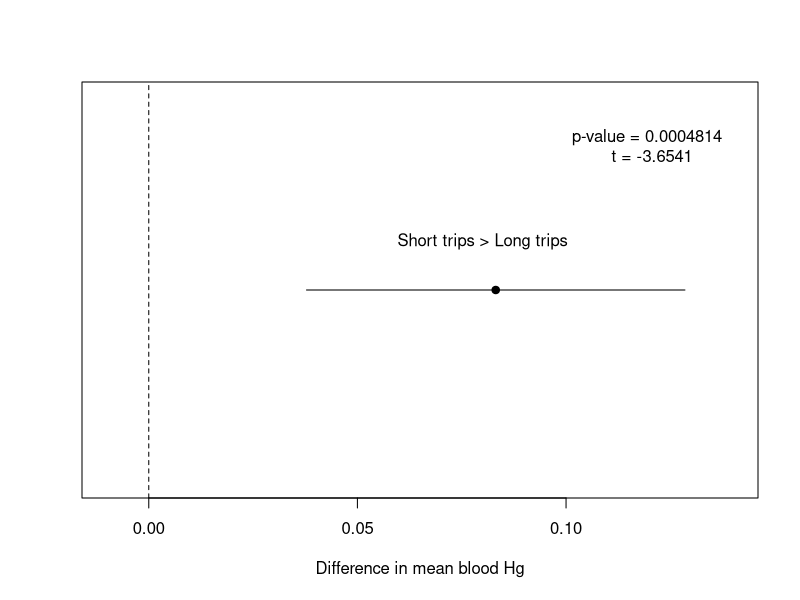
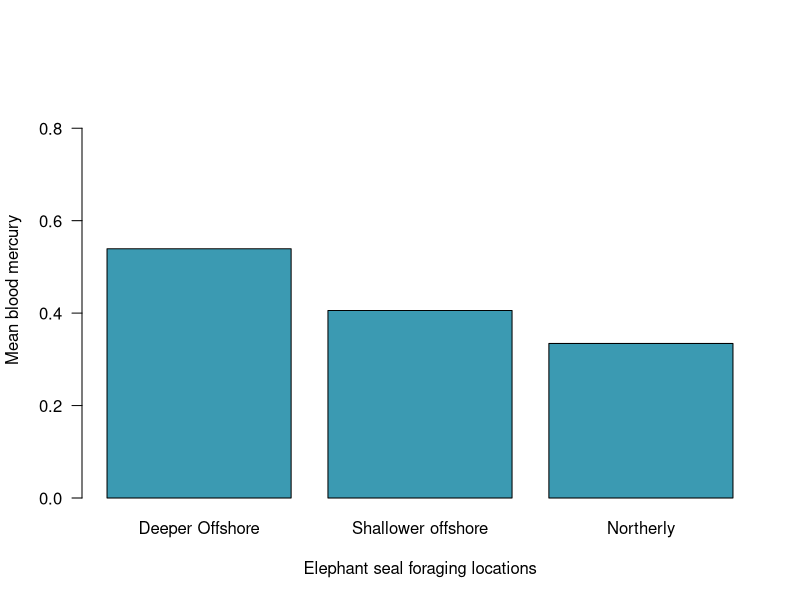
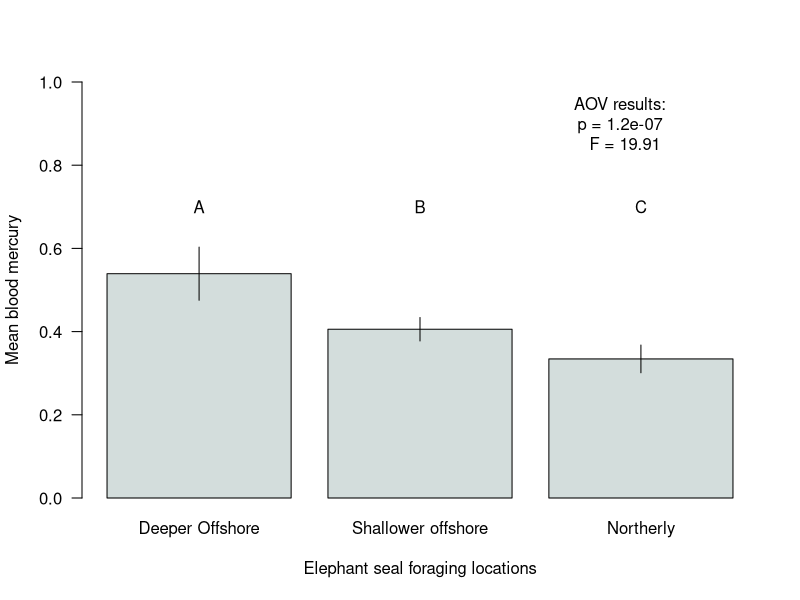
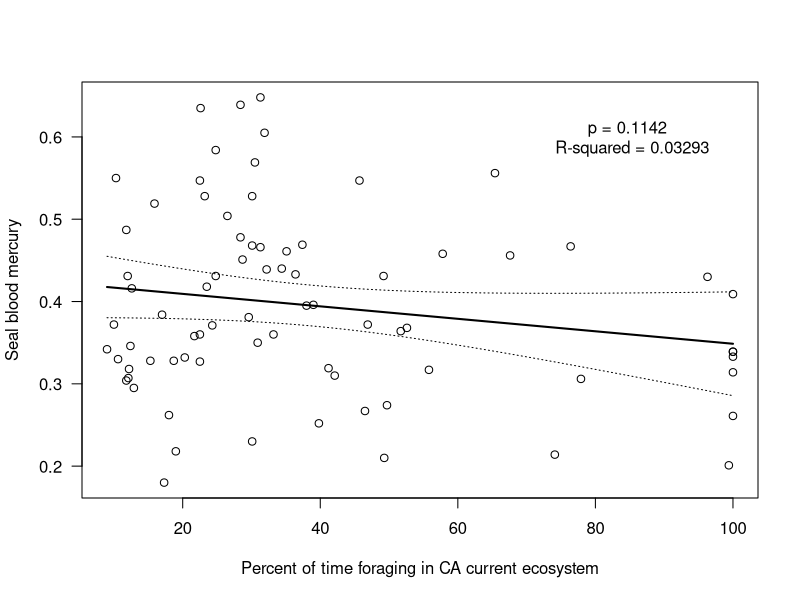
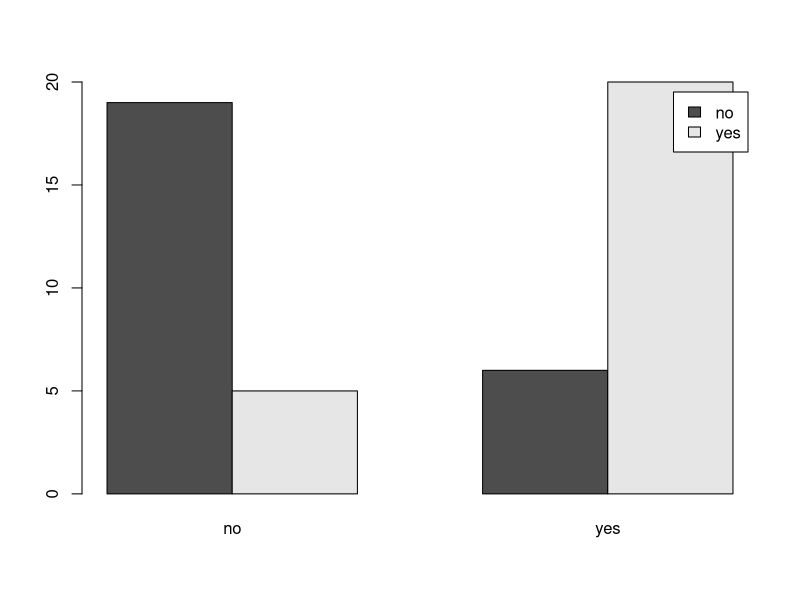
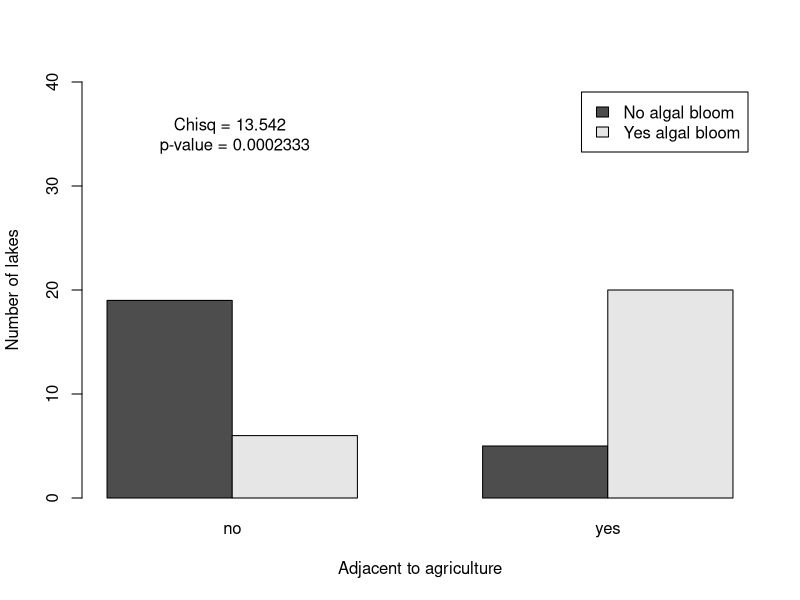

These figures' R source, in order:
################## R practice problems ###############
# Make a graph, analyze the data, and make a claim for each of the four scenerios below.

# Modified excerpt from Peterson et al. (2015)Links to an external site. abstract: Northern elephant seals (Mirounga angustirostris) biannually travel thousands of kilometres to forage within coastal and open-ocean regions of the northeast Pacific Ocean. We coupled satellite telemetry, diving behaviour and stable isotopes (carbon and nitrogen) for 77 adult females, that varied by foraging location and diving depth, to assess mercury concentrations in blood and muscle. Our results indicate that foraging behaviour influences mercury exposure and mesopelagic predators foraging in the northeast Pacific Ocean may be at high risk for mercury bioaccumulation.

# 1. Does the length of foraging trips (short vs. long; ~73 days vs. ~223 days respectively) influence blood mercury content? Data columns = Trip and BloodHg_ug_g_ww

# 2. There are three different foraging clusters: northerly, shallower offshore, and deeper offshore. Is there a difference in blood mercury content between any of the three clusters? Data columns = Cluster_name and BloodHg_ug_g_ww

# 3. What is the effect of time spent foraging in the California Current Ecosystem (data are percentages) on blood mercury content? Data columns = Percent_Time_In_California_Current_Ecoregion and BloodHg_ug_g_ww
  
# 4. And last, unrelated to elephant seals... does the probability of algal blooms occurring in lakes on the Front Range depend on whether they are adjacent to agricultural operations? The data are here Download data are here.

#################### solutions #################
  
  
# import all of the data
seals <- read.csv("data/Elephant_seals_data.csv")
algae <- read.csv("data/algal_blooms.csv")

##################### 1 - t test ####################
# Does the length of foraging trips (short vs. long; ~73 days vs. ~223 days respectively) influence blood
#  mercury content? Data columns = Trip and BloodHg_ug_g_ww
x <- seals$Trip
y <- seals$BloodHg_ug_g_ww

ttestres <- t.test(y~x)
ttestres

plot(c(0.4286957 - 0.3455484), 1, pch = 19, xlab = "Difference in mean blood Hg", ylab = NA, yaxt = "n", xlim = c(-.01, .14))
    # make a plot and show the difference in means (you could also calculate the diff in means outside )
abline(v = 0, lty = 2) # add a vertical line at zero to show the null hypothesis 
segments(0.12849230, 1, 0.03780223, 1) # add a line segment, give the starting coordinates and the ending coordinates 
text(.08, 1.1, "Short trips > Long trips") # add text to the plot showing that on this side of zero the Hg in short trips is greater than the Hg in long trips group 
text(.12, 1.3, "p-value = 0.0004814 \n t = -3.6541") # add p-value and t statistic to the graph 

###################### 2 - ANOVA ####################
# There are three different foraging clusters: northerly, shallower offshore, and deeper offshore. Is there a difference in blood mercury content between any of the three clusters? Data columns = Cluster_name and BloodHg_ug_g_ww
x <- seals$Cluster_name
y <- seals$BloodHg_ug_g_ww

aov_model_results <- aov(y ~ x)
summary(aov_model_results)

Tukey_res <- TukeyHSD(aov_model_results)
print(Tukey_res)

mean_DeepOff <- mean(seals$BloodHg_ug_g_ww[seals$Cluster_name=="Deeper offshore"])
mean_ShallowOff <- mean(seals$BloodHg_ug_g_ww[seals$Cluster_name=="Shallower offshore"])
mean_Northerly <- mean(seals$BloodHg_ug_g_ww[seals$Cluster_name=="Northerly"])

seal_cluster_means <- c(mean_DeepOff, mean_ShallowOff, mean_Northerly)

barplot(seal_cluster_means, names = c("Deeper Offshore","Shallower offshore","Northerly"), xlab="Elephant seal foraging locations", ylab="Mean blood mercury", las=1, col="#3B9AB2", ylim=c(0,.9)) 

sd_DeepOff <- sd(seals$BloodHg_ug_g_ww[seals$Cluster_name=="Deeper offshore"])
sd_ShallowOff <- sd(seals$BloodHg_ug_g_ww[seals$Cluster_name=="Shallower offshore"])
sd_Northerly <- sd(seals$BloodHg_ug_g_ww[seals$Cluster_name=="Northerly"])

n_DeepOff <- length(seals$BloodHg_ug_g_ww[seals$Cluster_name=="Deeper offshore"])
n_ShallowOff <- length(seals$BloodHg_ug_g_ww[seals$Cluster_name=="Shallower offshore"])
n_Northerly <- length(seals$BloodHg_ug_g_ww[seals$Cluster_name=="Northerly"])

SE_DeepOff <- sd_DeepOff/sqrt(n_DeepOff)
SE_ShallowOff <- sd_ShallowOff/sqrt(n_ShallowOff)
SE_Northerly <- sd_Northerly/sqrt(n_Northerly)

SEs <- c(SE_DeepOff, SE_ShallowOff, SE_Northerly)

lower_ci <- seal_cluster_means - 2*SEs
upper_ci <- seal_cluster_means + 2*SEs

barx <- barplot(seal_cluster_means, names = c("Deeper Offshore","Shallower offshore","Northerly"), xlab="Elephant seal foraging locations", ylab="Mean blood mercury", las=1, col="#D3DDDC", ylim=c(0,1))

segments(barx, lower_ci, barx, upper_ci)

print(Tukey_res)
text(barx, .7, c("A","B","C"))
text(3, .9, "AOV results: \np = 1.2e-07 \n F = 19.91")


#################### 3 - linear model ################
# What is the effect of time spent foraging in the California Current Ecosystem (data are percentages) on blood mercury content? Data columns = Percent_Time_In_California_Current_Ecoregion and BloodHg_ug_g_ww
x <- 100*seals$Percent_Time_In_California_Current_Ecoregion  # convert to percent (currently as proportion)
y <- seals$BloodHg_ug_g_ww

plot(x, y, xlab="Percent of time foraging in CA current ecosystem", ylab="Seal blood mercury", las=1)

model <- lm(y ~ x)
model_data <- summary(model)
print(model_data)

min_pred <- min(x)
max_pred <- max(x)
new_predictor <- seq(min_pred, max_pred)

B0 <- summary(model)$coeff[1,1] # y intercept
B1 <- summary(model)$coeff[2,1] # slope of the line

pred_Y <- B0 + B1*new_predictor

lines(new_predictor, pred_Y, lwd=2)

predicted <- predict(model, newdata=data.frame(x= new_predictor), interval="confidence")
print(predicted)

lines(new_predictor,predicted[ ,2],lty=3)
lines(new_predictor,predicted[ ,3],lty=3)


text(85, .6, "p = 0.1142 \n R-squared = 0.03293")

##################### 4 - chi-square #####################
# Fertilizer applied to agricultural fields can result in nutrient runoff into adjacent water bodies, which may result in increased growth of primary producers like algae. Does the probability of algal blooms occurring in lakes on the Front Range depend on whether they are adjacent to agricultural operations?
algae_summary <- table(algae)
print(algae_summary)

barplot(algae_summary, beside = TRUE, legend = TRUE)
algae_flipped <- t(algae_summary)

barplot(algae_flipped, beside = TRUE, legend = TRUE, legend.text = c("No algal bloom", "Yes algal bloom"), cex.names = 1, ylab = "Number of lakes", ylim = c(0, 40), xlab = "Adjacent to agriculture")

chisq.test(algae_flipped)

# add results to your barplot 
text(2, 35, "Chisq = 13.542 \n p-value = 0.0002333")
